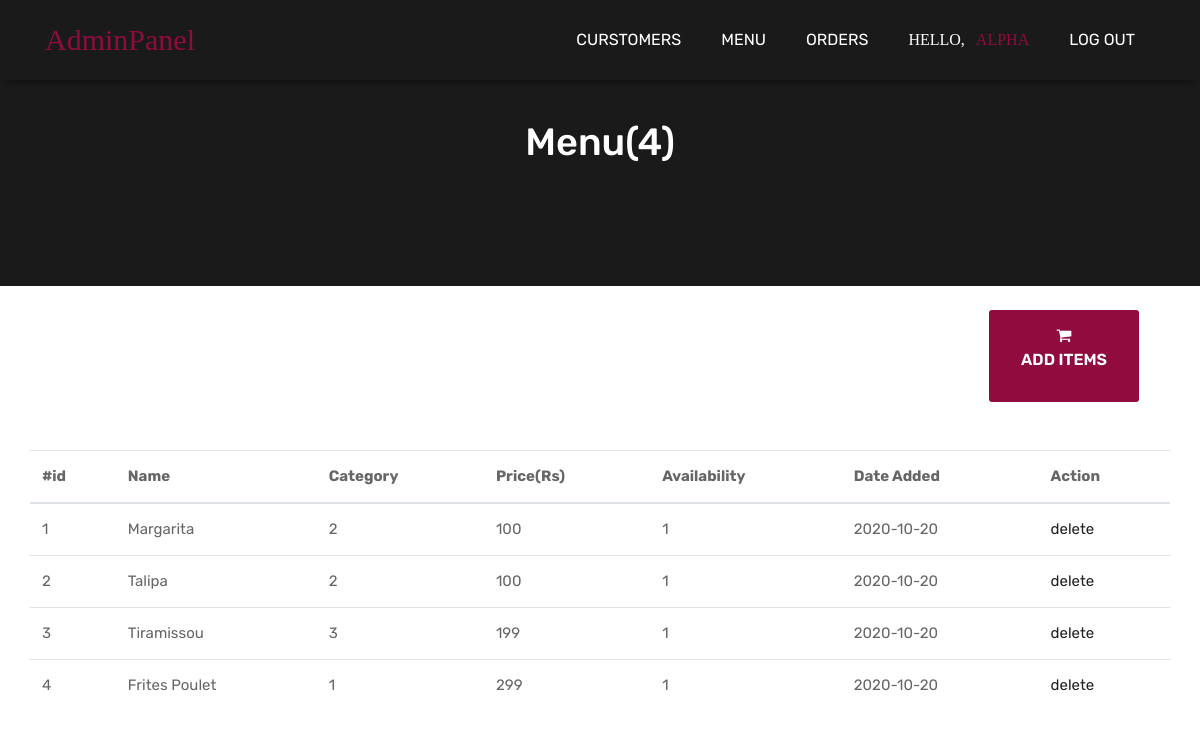
Page /admin/menu.php (signed in) on the committed database.
### tables this page shows
CREATE TABLE IF NOT EXISTS `dishes` (
  `dishId` int(11) NOT NULL AUTO_INCREMENT PRIMARY KEY,
  `dishName` varchar(64) NOT NULL,
  `dishDescription` varchar(64) NOT NULL,
  `dishImage` varchar(64) NOT NULL,
  `dishPrice` varchar(64) NOT NULL,
  `dishCategory` int(11) NOT NULL,
  `dishDateAdded` date NOT NULL,
  `dishAvailability` boolean NOT NULL,
  `today_special` boolean not null,
  `dayAvailable` varchar(100) not null,
  FOREIGN KEY(dishCategory) REFERENCES categories(catId) ON DELETE CASCADE
);

### classes/dishes.class.php (called while the page is built, shortened)
<?php
  class Dishes
  {
    private $db;
    public function __construct ($conn) {
        $this->db = $conn;
    }
    public function fetchAllDishes() {
      $arrayResult = array();
      $stmt = "SELECT * FROM dishes;";
      $result = mysqli_query($this->db,$stmt);
      while ($row = mysqli_fetch_assoc($result)) {
        $arrayResult[] = $row;
      }
      return $arrayResult;
    }
  }
 ?>

### admin/menu.php (the view, shortened to what this page needs)
<?php
  require_once('../includes/dbh.inc.php');
  require_once('../classes/dishes.class.php');
  $dishes = new Dishes($conn);
  $listMenuItems = $dishes->fetchAllDishes();
 ?>
<!DOCTYPE html>
<html lang="en">
<head>
	<link rel="stylesheet" href="../css/bootstrap.min.css">
	<link rel="stylesheet" href="../css/style.css">
	<link rel="stylesheet" href="../css/responsive.css">
</head>
<body>
  <?php include 'includes/header.inc.php' ?>
  <div class="all-page-title page-breadcrumb" style="background: grey; padding:120px;">
		<div class="container text-center">
			<div class="row">
				<div class="col-lg-12">
					<h1>Menu(<?php echo count($listMenuItems); ?>)</h1>
				</div>
			</div>
		</div>
	</div>
  <div class="container form-group mt-4 mb-5">
    <div class="remember-checkbox d-flex align-items-center justify-content-between">
      <a class="btn-cart btn btn-primary btn-animated mx-3" data-toggle="modal" href="#exampleModalCenter" style="background-color:#900C3F;color: white;" name="addcart">
        <i class="fa fa-shopping-cart"></i>
        <p>Add Items</p>
      </a>
    </div>
  </div>
  <section>
    <div class="container">
      <div class="row">
          <div class="table-responsive">
            <table class="table cart-table">
              <thead>
                <tr>
                  <th scope="col">#id</th>
                  <th scope="col">Name</th>
                  <th scope="col">Category</th>
                  <th scope="col">Price(Rs)</th>
                  <th scope="col">Availability</th>
                  <th scope="col">Date Added</th>
                  <th scope="col">Action</th>
                </tr>
              </thead>
              <tbody>
                <?php
                  for($i = 0; $i < count($listMenuItems); $i++) {
                    $id = $listMenuItems[$i]["dishId"];
                    $dishName = $listMenuItems[$i]["dishName"];
                    $dishCategory = $listMenuItems[$i]["dishCategory"];
                    $dishPrice = $listMenuItems[$i]["dishPrice"];
                    $dishAvailable = $listMenuItems[$i]["dishAvailability"];
                    $dateAdded = $listMenuItems[$i]["dishDateAdded"];
                    echo '
                      <tr>
                        <td>'.$id.'</td>
                        <td>'.$dishName.'</td>
                        <td>'.$dishCategory.'</td>
                        <td>'.$dishPrice.'</td>
                        <td>'.$dishAvailable.'</td>
                        <td>'.$dateAdded.'</td>
                        <td><a href="includes/deleteItems.inc.php?id='.$id.'">delete</a></td>
                      </tr>
                    ';
                  }
                 ?>
              </tbody>
            </table>
          </div>
      </div>
    </div>
  </section>
</body>
</html>

### css/style.css (style rules this page uses)
body { color: #666666; font-size: 15px; font-family: 'Rubik', sans-serif; line-height: 1.80857; }
a { color: #1f1f1f; text-decoration: none !important; outline: none !important; -webkit-transition: all .3s ease-in-out; -moz-transition: all .3s ease-in-out; -ms-transition: all .3s ease-in-out; -o-transition: all .3s ease-in-out; transition: all .3s ease-in-out; }
h1, h2, h3, h4, h5, h6 { letter-spacing: 0; font-weight: normal; position: relative; padding: 0 0 10px 0; font-weight: normal; line-height: 120% !important; color: #1f1f1f; margin: 0 }
h1 { font-size: 24px }
a { color: #1f1f1f; text-decoration: none; outline: none; }
a, .btn { text-decoration: none !important; outline: none !important; -webkit-transition: all .3s ease-in-out; -moz-transition: all .3s ease-in-out; -ms-transition: all .3s ease-in-out; -o-transition: all .3s ease-in-out; transition: all .3s ease-in-out; }
.btn { text-transform: uppercase; padding: 19px 36px; }
.btn { display: inline-block; font-weight: 600; text-align: center; white-space: nowrap; vertical-align: middle; -webkit-user-select: none; -moz-user-select: none; -ms-user-select: none; user-select: none; border: 2px solid transparent; padding: 12px 30px; font-size: 16px; line-height: 1.5; border-radius: .1875rem; transition: color .15s ease-in-out, background-color .15s ease-in-out, border-color .15s ease-in-out, box-shadow .15s ease-in-out; }
.page-breadcrumb { padding: 250px 0 150px; background: url(../images/all-bg.jpg) no-repeat; background-attachment: fixed; background-size: cover; background-position: 0 0; position: relative; }
.all-page-title .container { position: relative; z-index: 2; }
.all-page-title::before { background: #010101; content: ""; height: 100%; left: 0; position: absolute; top: 0; width: 100%; z-index: 1; opacity: 0.8; }
.all-page-title h1 { font-size: 38px; color: #ffffff; font-family: 'Rubik', sans-serif; padding: 0px; font-weight: 500; }

### rows in the picture
dishes: dishId "1", dishName "Margarita", dishCategory "2", dishPrice "100", dishAvailability "1", dishDateAdded "2020-10-20"
dishes: dishId "2", dishName "Talipa", dishCategory "2", dishPrice "100", dishAvailability "1", dishDateAdded "2020-10-20"
dishes: dishId "3", dishName "Tiramissou", dishCategory "3", dishPrice "199", dishAvailability "1", dishDateAdded "2020-10-20"
dishes: dishId "4", dishName "Frites Poulet", dishCategory "1", dishPrice "299", dishAvailability "1", dishDateAdded "2020-10-20"

### other values in the picture
$_SESSION['adminName'] "ALPHA"
count($listMenuItems) "4"
